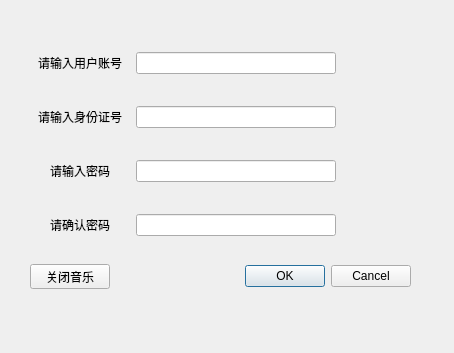
<?xml version="1.0" encoding="UTF-8"?>
<ui version="4.0">
 <class>user_account_detail</class>
 <widget class="QDialog" name="user_account_detail">
  <property name="geometry">
   <rect>
    <x>0</x>
    <y>0</y>
    <width>454</width>
    <height>353</height>
   </rect>
  </property>
  <property name="windowTitle">
   <string>Dialog</string>
  </property>
  <property name="styleSheet">
   <string notr="true">background-image: url(:/log1.jpg);</string>
  </property>
  <widget class="QWidget" name="gridLayoutWidget">
   <property name="geometry">
    <rect>
     <x>30</x>
     <y>30</y>
     <width>381</width>
     <height>281</height>
    </rect>
   </property>
   <layout class="QGridLayout" name="gridLayout">
    <item row="2" column="0">
     <widget class="QLabel" name="label_3">
      <property name="minimumSize">
       <size>
        <width>100</width>
        <height>30</height>
       </size>
      </property>
      <property name="maximumSize">
       <size>
        <width>100</width>
        <height>30</height>
       </size>
      </property>
      <property name="text">
       <string>请输入密码</string>
      </property>
      <property name="alignment">
       <set>Qt::AlignCenter</set>
      </property>
     </widget>
    </item>
    <item row="2" column="1">
     <widget class="QLineEdit" name="user_passward1">
      <property name="maximumSize">
       <size>
        <width>200</width>
        <height>16777215</height>
       </size>
      </property>
      <property name="sizeIncrement">
       <size>
        <width>200</width>
        <height>0</height>
       </size>
      </property>
      <property name="alignment">
       <set>Qt::AlignLeading|Qt::AlignLeft|Qt::AlignVCenter</set>
      </property>
     </widget>
    </item>
    <item row="4" column="1">
     <widget class="QDialogButtonBox" name="yesorno">
      <property name="standardButtons">
       <set>QDialogButtonBox::Cancel|QDialogButtonBox::Ok</set>
      </property>
     </widget>
    </item>
    <item row="4" column="0">
     <widget class="QPushButton" name="close_music">
      <property name="minimumSize">
       <size>
        <width>80</width>
        <height>25</height>
       </size>
      </property>
      <property name="maximumSize">
       <size>
        <width>80</width>
        <height>25</height>
       </size>
      </property>
      <property name="text">
       <string>关闭音乐</string>
      </property>
     </widget>
    </item>
    <item row="0" column="0">
     <widget class="QLabel" name="label_2">
      <property name="minimumSize">
       <size>
        <width>100</width>
        <height>30</height>
       </size>
      </property>
      <property name="maximumSize">
       <size>
        <width>100</width>
        <height>30</height>
       </size>
      </property>
      <property name="text">
       <string>请输入用户账号</string>
      </property>
      <property name="alignment">
       <set>Qt::AlignCenter</set>
      </property>
     </widget>
    </item>
    <item row="1" column="0">
     <widget class="QLabel" name="label">
      <property name="minimumSize">
       <size>
        <width>100</width>
        <height>30</height>
       </size>
      </property>
      <property name="maximumSize">
       <size>
        <width>100</width>
        <height>30</height>
       </size>
      </property>
      <property name="text">
       <string>请输入身份证号</string>
      </property>
      <property name="alignment">
       <set>Qt::AlignCenter</set>
      </property>
     </widget>
    </item>
    <item row="1" column="1">
     <widget class="QLineEdit" name="user_id">
      <property name="maximumSize">
       <size>
        <width>200</width>
        <height>16777215</height>
       </size>
      </property>
      <property name="sizeIncrement">
       <size>
        <width>200</width>
        <height>0</height>
       </size>
      </property>
     </widget>
    </item>
    <item row="0" column="1">
     <widget class="QLineEdit" name="user_num">
      <property name="maximumSize">
       <size>
        <width>200</width>
        <height>16777215</height>
       </size>
      </property>
      <property name="sizeIncrement">
       <size>
        <width>200</width>
        <height>0</height>
       </size>
      </property>
     </widget>
    </item>
    <item row="3" column="0">
     <widget class="QLabel" name="label_4">
      <property name="minimumSize">
       <size>
        <width>100</width>
        <height>30</height>
       </size>
      </property>
      <property name="maximumSize">
       <size>
        <width>100</width>
        <height>30</height>
       </size>
      </property>
      <property name="text">
       <string>请确认密码</string>
      </property>
      <property name="alignment">
       <set>Qt::AlignCenter</set>
      </property>
     </widget>
    </item>
    <item row="3" column="1">
     <widget class="QLineEdit" name="user_passward2">
      <property name="maximumSize">
       <size>
        <width>200</width>
        <height>16777215</height>
       </size>
      </property>
      <property name="sizeIncrement">
       <size>
        <width>200</width>
        <height>0</height>
       </size>
      </property>
      <property name="alignment">
       <set>Qt::AlignLeading|Qt::AlignLeft|Qt::AlignVCenter</set>
      </property>
     </widget>
    </item>
   </layout>
  </widget>
 </widget>
 <resources/>
 <connections/>
</ui>
